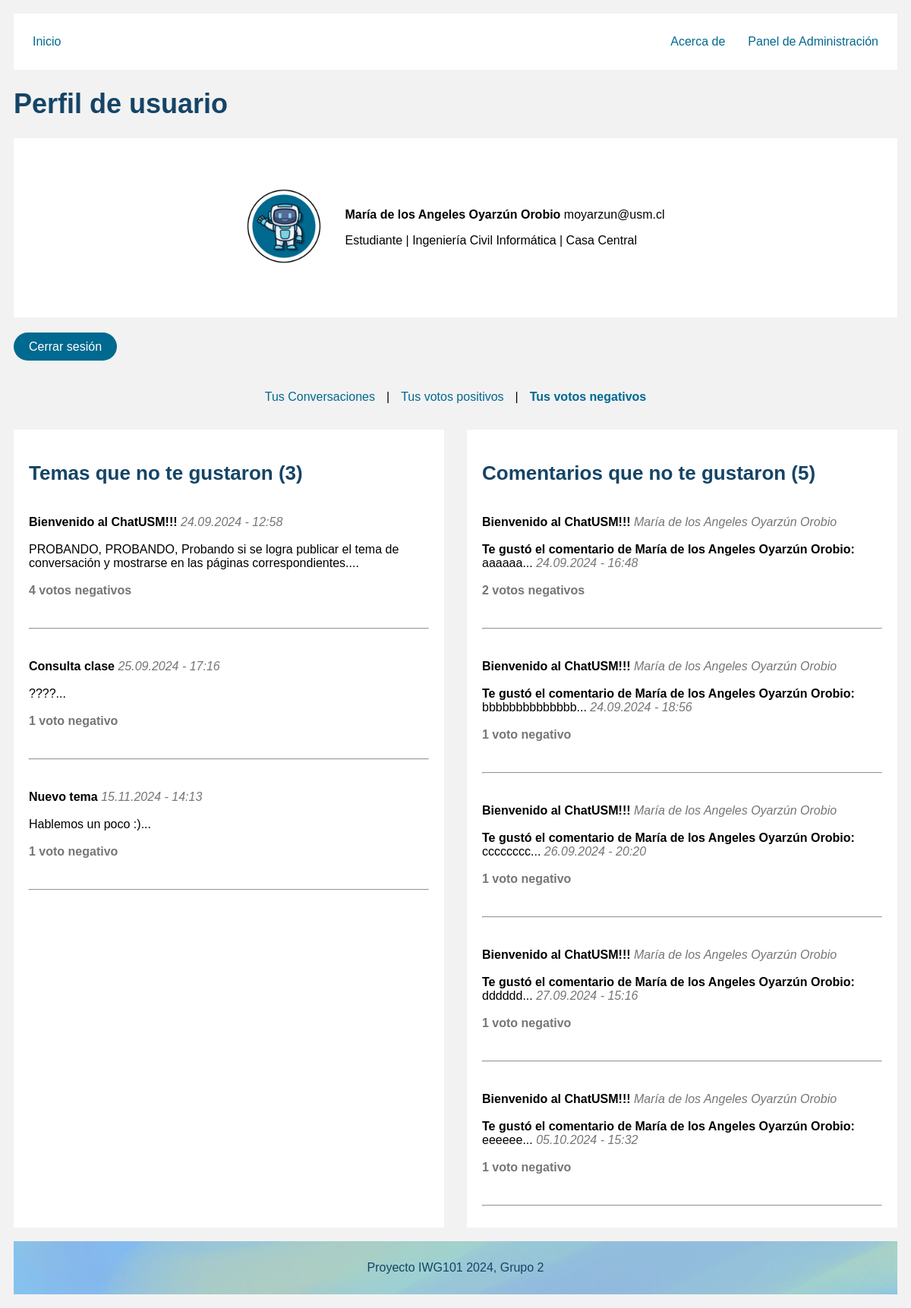
Page /accounts/profile/votos_negativos/ (signed in) on the committed database.
### foro/models.py (models this page shows, shortened)
class Usuario(AbstractUser ):
    username = models.EmailField(unique=True, null=True, blank=True)
    nombre = models.CharField(max_length=50, default='Nombre')
    apellido = models.CharField(max_length=100, default='ApellidoPaterno ApellidoMaterno')
    tipo = models.ForeignKey(TipoUsuario, on_delete=models.CASCADE, null=True, blank=True)
    sede = models.ForeignKey(Sede, on_delete=models.CASCADE, null=True, blank=True)
    carrera = models.ForeignKey(Carrera, on_delete=models.CASCADE, null=True, blank=True)
    categoria = models.ForeignKey(Categoria, on_delete=models.CASCADE, null=True, blank=True)
    def __str__(self):
        return f"{self.nombre} {self.apellido}"

class TipoUsuario(models.Model):
    nombre = models.CharField(max_length=100, unique=True)
    def __str__(self):
        return self.nombre

class Carrera(models.Model):
    nombre = models.CharField(max_length=225, unique=True)
    def __str__(self):
        return self.nombre

class Sede(models.Model):
    nombre = models.CharField(max_length=100, unique=True)
    def __str__(self):
        return self.nombre

class Tema(models.Model):
    titulo = models.CharField(max_length=100)
    contenido = models.TextField()
    categoria = models.ForeignKey(Categoria, related_name='temas', on_delete=models.CASCADE)
    autor = models.ForeignKey(settings.AUTH_USER_MODEL, on_delete=models.CASCADE)
    anonimo = models.BooleanField(default=False)
    fecha_creacion = models.DateTimeField(auto_now_add=True)
    si = models.PositiveIntegerField(default=0)
    no = models.PositiveIntegerField(default=0)

class Comentario(models.Model):
    tema = models.ForeignKey('Tema', related_name='comentarios', on_delete=models.CASCADE)
    autor = models.ForeignKey(settings.AUTH_USER_MODEL, on_delete=models.CASCADE)
    contenido = models.TextField()
    fecha_creacion = models.DateTimeField(auto_now_add=True)
    parent = models.ForeignKey('self', null=True, blank=True, related_name='respuestas', on_delete=models.CASCADE)
    si = models.PositiveIntegerField(default=0)
    no = models.PositiveIntegerField(default=0)

### foro/views.py (the view)
# urls.py: path('accounts/profile/votos_negativos/', views.perfil_votos_no, name='perfil_votos_no'),
@login_required
def perfil_votos_no(request):
    user = request.user
    votos_tema_no = VotoTema.objects.filter(usuario=user, voto=False).values_list('tema', flat=True)
    votos_comentario_no = VotoComentario.objects.filter(usuario=user, voto=False).values_list('comentario', flat=True)
    temas_votados_no = Tema.objects.filter(id__in=votos_tema_no)
    comentarios_votados_no = Comentario.objects.filter(id__in=votos_comentario_no)
    cant_temas_no = temas_votados_no.count()
    cant_comentarios_no = comentarios_votados_no.count()
    context = {
        'user': user,
        'temas_votados_no': temas_votados_no,
        'comentarios_votados_no': comentarios_votados_no,
        'cant_temas_no': cant_temas_no,
        'cant_comentarios_no': cant_comentarios_no
    }
    return render(request, 'perfil_votos_no.html', context)

### foro/templates/perfil_votos_no.html (shortened to what this page needs)
{% extends 'base_perfil.html' %}
{% load static %}
{% block content %}
    <h1>Perfil de usuario</h1>
    <div class="info_perfil display_info_perfil">
        <p><img src="{% static 'imagenes/usuario.png' %}" alt="Foto de {{ user.email}}" style="width: 100px; height: auto;"></p>
        <div class="box_info">
            <p><b>{{ user.nombre }} {{ user.apellido }}</b> {{ user.email }}</p>
            <p>{{ user.tipo }}
            {% if user.tipo.nombre == "Profesor" %}
                | {{ user.categoria }}
            {% elif user.tipo.nombre == "Estudiante" %}
                | {{ user.carrera }}
            {% endif %}
            | {{ user.sede }}</p>
        </div>
    </div>
    <p class="separador"><a class="boton" href="{% url 'logout' %}">Cerrar sesión</a></p>
    <p class="display_info_perfil">
    <a class="link_header" href="{% url 'perfil' %}">Tus Conversaciones</a> |
    <a class="link_header" href="{% url 'perfil_votos_si' %}">Tus votos positivos</a> |
    <a class="link_header" href="{% url 'perfil_votos_no' %}"> <b class="link">Tus votos negativos</b></a></p>
    <div class="display_perfil">
        <div class="centrar_foro_b">
            <h2>Temas que no te gustaron ({{cant_temas_no}})</h2>
            {% if temas_votados_no %}
                <ul>
                    {% for tema in temas_votados_no %}
                        <li class="comentario_box">
                            <a class="tema" href="{% url 'tema_solicitud' tema.id %}"><b>{{ tema.titulo }}</b>
                            <i class="detalles">{{ tema.fecha_creacion|date:"d.m.Y - H:i" }}</i>
                            <br><br>{{ tema.contenido|truncatechars:150 }}...
                            <br><br>
                            {% if tema.no == 1 %}
                                <b class="detalles">{{ tema.no }} voto negativo</b>
                            {% else %}
                                <b class="detalles">{{ tema.no }} votos negativos</b>
                            {% endif %}</a>
                        </li>
                        <hr>
                    {% endfor %}
                </ul>
            {% else %}
                <p>No has votado Negativamente en ningún Tema.</p>
            {% endif %}
        </div>
        <div class="centrar_foro_b box_info">
            <h2>Comentarios que no te gustaron ({{cant_comentarios_no}})</h2>
            {% if comentarios_votados_no %}
                <ul>
                    {% for comentario in comentarios_votados_no %}
                        <li class="comentario_box">
                            <p>
                                <a class="tema" href="{% url 'tema_solicitud' comentario.tema.id %}">
                                    <b>{{ comentario.tema.titulo }}</b><i class="detalles"> {{ comentario.tema.autor }}</i>
                                    <br><br><b>Te gustó el comentario de {{ comentario.autor }}:</b>
                                    <br>{{ comentario.contenido|truncatechars:150 }}... <i class="detalles">{{ comentario.fecha_creacion|date:"d.m.Y - H:i" }}</i>
                                    <br><br>
                                    {% if comentario.no == 1 %}
                                        <b class="detalles">{{ comentario.no }} voto negativo</b>
                                    {% else %}
                                        <b class="detalles">{{ comentario.no }} votos negativos</b>
                                    {% endif %}
                                </a>
                            </p>
                        </li>
                        <hr>
                    {% endfor %}
                </ul>
            {% else %}
                <p>No has votado Negativamente en ningún Comentario.</p>
            {% endif %}
        </div>
    </div>
    <br>
{% endblock %}

### foro/static/css/styles.css (style rules this page uses)
.link_header { text-decoration: none; color: #00698f; margin: 18px 15px; }
body { padding: 10px; background-color: #f2f2f2; font-family: Arial, sans-serif; }
h1 { color: #154466; font-size: 36px; }
h2 { color: #154466; font-size: 26px; }
ul { list-style: none; padding: 0; margin: 0; }
.boton { background-color: #00698f; color: #fff; padding: 10px 20px; border: none; border-radius: 25px; text-decoration: none; }
.separador { margin: 30px 0; }
.detalles { text-decoration: none; color: #767676 }
.link { text-decoration: none; color: #00698f; }
.tema { text-decoration: none; color: #000000; }
.centrar_foro_b { align-items: center; justify-content: center; margin: 0 auto; width: 100%; max-width: 800px; padding: 20px 20px; background-color: #ffffff }
.comentario_box { margin: 40px auto; }
.info_perfil { margin: 20px 0; padding: 50px 0; background-color: #ffffff }
.display_info_perfil { display: flex; justify-content: center; align-items: center; width: 100%; }
.box_info { margin-left: 30px; }
.display_perfil { display: flex; }

### rows in the picture
Usuario: nombre "María de los Angeles", apellido "Oyarzún Orobio", email "moyarzun@usm.cl", tipo "Estudiante", carrera "Ingeniería Civil Informática", sede "Casa Central"
Tema: titulo "Bienvenido al ChatUSM!!!", fecha_creacion "24.09.2024 - 12:58", contenido "PROBANDO, PROBANDO, Probando si se logra publicar el tema de conversación y mostrarse en las páginas correspondientes.", no "4"
Tema: titulo "Consulta clase", fecha_creacion "25.09.2024 - 17:16", contenido "????", no "1"
Tema: titulo "Nuevo tema", fecha_creacion "15.11.2024 - 14:13", contenido "Hablemos un poco :)", no "1"
Comentario: tema.titulo "Bienvenido al ChatUSM!!!", tema.autor "María de los Angeles Oyarzún Orobio", autor "María de los Angeles Oyarzún Orobio", contenido "aaaaaa", fecha_creacion "24.09.2024 - 16:48", no "2"
Comentario: tema.titulo "Bienvenido al ChatUSM!!!", tema.autor "María de los Angeles Oyarzún Orobio", autor "María de los Angeles Oyarzún Orobio", contenido "bbbbbbbbbbbbbb", fecha_creacion "24.09.2024 - 18:56", no "1"
Comentario: tema.titulo "Bienvenido al ChatUSM!!!", tema.autor "María de los Angeles Oyarzún Orobio", autor "María de los Angeles Oyarzún Orobio", contenido "cccccccc", fecha_creacion "26.09.2024 - 20:20", no "1"
Comentario: tema.titulo "Bienvenido al ChatUSM!!!", tema.autor "María de los Angeles Oyarzún Orobio", autor "María de los Angeles Oyarzún Orobio", contenido "dddddd", fecha_creacion "27.09.2024 - 15:16", no "1"
Comentario: tema.titulo "Bienvenido al ChatUSM!!!", tema.autor "María de los Angeles Oyarzún Orobio", autor "María de los Angeles Oyarzún Orobio", contenido "eeeeee", fecha_creacion "05.10.2024 - 15:32", no "1"

### other values in the picture
{{ cant_temas_no }} "3"
{{ cant_comentarios_no }} "5"
